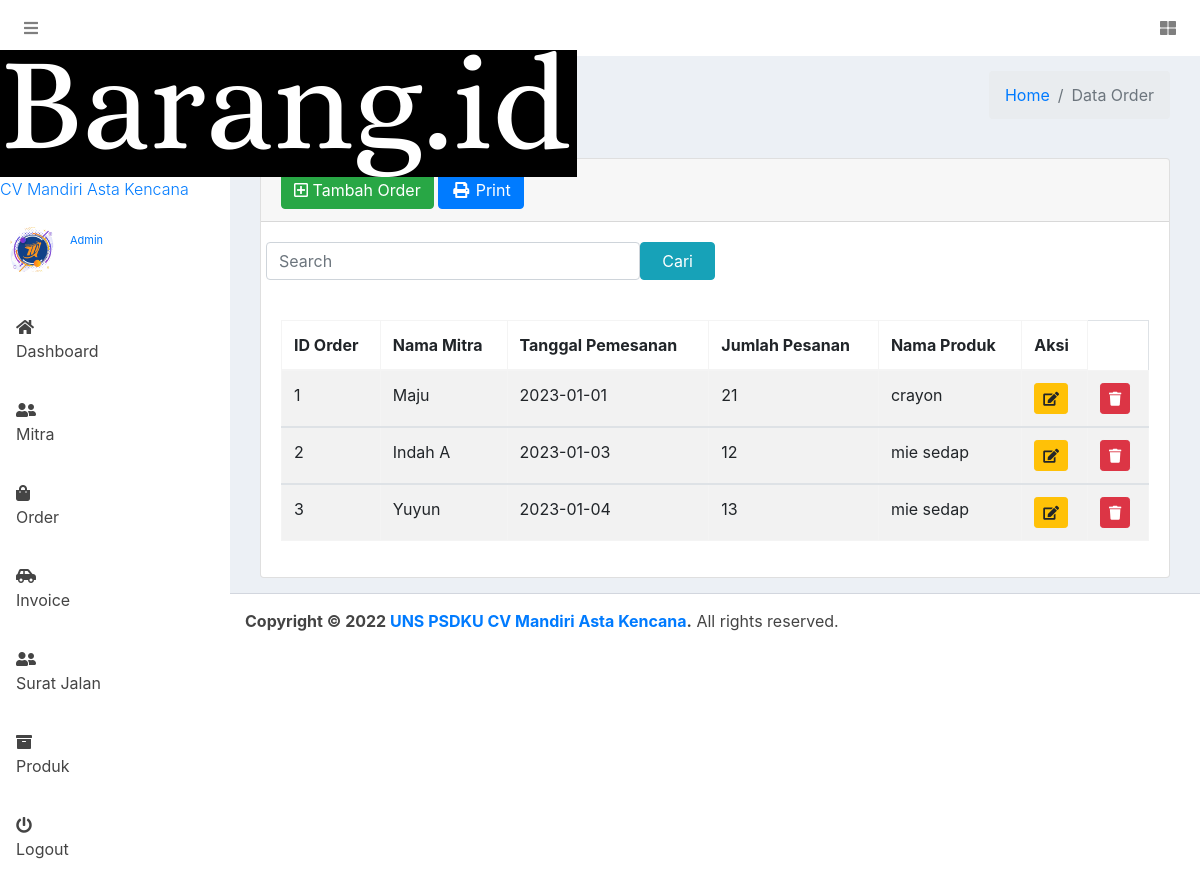
/index.php/admin/pesanan/search, run on the app's committed database.
### tables this page shows
CREATE TABLE `pesanan` (
  `id` int(11) NOT NULL,
  `nama_mitra` varchar(255) NOT NULL,
  `tanggal_pemesanan` date NOT NULL,
  `jumlah_pesanan` varchar(255) NOT NULL,
  `nama_produk` varchar(255) NOT NULL
);

### application/controllers/admin/Pesanan.php (called while the page is built, shortened)
<?php
class Pesanan extends CI_Controller {
	public function search()
    {
		$data['page_title']       = ' Data Order';
		$this->load->model('model_pesanan');
        $keyword = $this->input->post('keyword');
        $data['pesanan'] = $this->model_pesanan->get_keyword($keyword);
		$this->load->view('backend/template/meta', $data);
		$this->load->view('backend/template/navbar');
		$this->load->view('backend/template/sidebar');
		$this->load->view('backend/template/header');
		$this->load->view('backend/pesanan/index');
		$this->load->view('backend/template/footer');
		$this->load->view('backend/template/js');
    }
}
?>

### index.php (called while the page is built, shortened)
<?php
require_once BASEPATH.'core/CodeIgniter.php';

### application/models/model_pesanan.php (called while the page is built, shortened)
<?php
class Model_pesanan extends CI_Model {
    public function get_keyword($keyword){
        $this->db->select('*');
        $this->db->from('pesanan');
        $this->db->like('nama_mitra', $keyword);
        $this->db->or_like('tanggal_pemesanan', $keyword);
        $this->db->or_like('jumlah_pesanan', $keyword);
        $this->db->or_like('nama_produk', $keyword);
        return $this->db->get()->result();
    }
}
?>

### application/views/backend/pesanan/index.php (the view, shortened to what this page needs)
<section class="content">
      <div class="container-fluid">
        <div class="row">
          <div class="col-12">
            <div class="card">
              <div class="card-header">
                  <a href="<?php echo base_url(); ?>admin/pesanan/tambah" class="btn btn-success"><i class="far fa-plus-square"></i> Tambah Order</a>
                  <a class="btn btn-primary" href="<?php echo base_url('admin/pesanan/print') ?>"><i class="fas fa-fw fa-print"></i> Print</a>
              </div>
              <div class="card-body">
                <tr>
                      <td colspan="4">
                          <?php $attributes = array('class' => 'row'); ?>
                          <?php echo form_open('admin/pesanan/search',$attributes);?>
                              <input type="text" name="keyword" placeholder="Search" class="form-control col-md-5">
                              <input type="submit" value="Cari" class="btn btn-info col-md-1">
                          <?php echo form_close();?>
                      </td>
                </tr>
              </div>
              <div class="card-body">
              <table id="example1" class="table table-bordered table-striped">
                  <thead>
                  <tr>
                    <th>ID Order</th>
                    <th>Nama Mitra</th>
                    <th>Tanggal Pemesanan</th>
                    <th>Jumlah Pesanan</th>
                    <th>Nama Produk</th>
                    <th>Aksi</th>
                  </tr>
                  </thead>
                  <?php
                  $no = 1;
                  foreach ($pesanan as $pesanan) :
                  ?>
                  <tbody>
                    <td><?php echo $no++?></td>
                    <td><?php echo $pesanan->nama_mitra ?></td>
                    <td><?php echo $pesanan->tanggal_pemesanan ?></td>
                    <td><?php echo $pesanan->jumlah_pesanan ?></td>
                    <td><?php echo $pesanan->nama_produk ?></td>
                        <td>
                            <?php echo anchor(
                                'admin/pesanan/edit/' . $pesanan->id,
                                '<div class="btn btn-warning btn-sm"><i class="fas fa-edit"><style="color: white"></i></div>'
                            ) ?>
                        </td>
                        <td>
                            <a onclick="deleteConfirm('<?php echo site_url('admin/pesanan/hapus/' . $pesanan->id) ?>')" href="#!" class="btn btn-sm btn-danger "><i class="fa fa-trash"></i></a>
                        </td>
                  <?php endforeach; ?>
                </table>
              </div>
            </div>
          </div>
        </div>
      </div>
      </section>
</div>

### data on the page
pesanan: nama_mitra "Maju", tanggal_pemesanan "2023-01-01", jumlah_pesanan "21", nama_produk "crayon"
pesanan: nama_mitra "Indah A", tanggal_pemesanan "2023-01-03", jumlah_pesanan "12", nama_produk "mie sedap"
pesanan: nama_mitra "Yuyun", tanggal_pemesanan "2023-01-04", jumlah_pesanan "13", nama_produk "mie sedap"

### other printed values
$page_title "Data Order"
